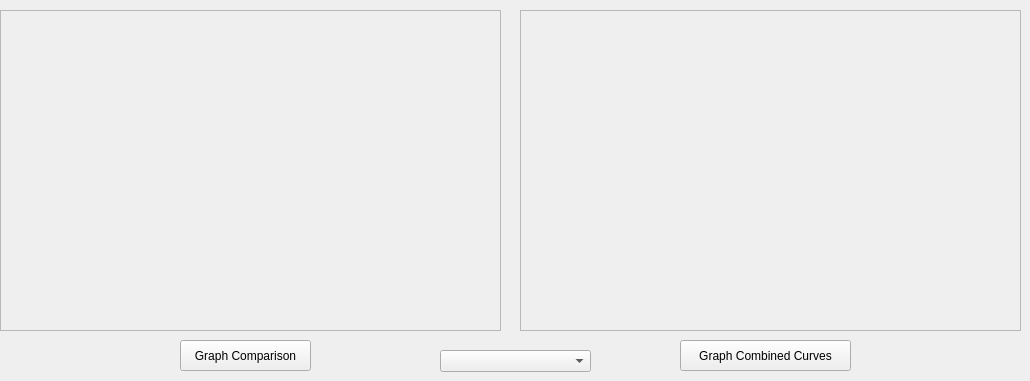
        <widget class="QWidget" name="Comparison_Combination">
         <attribute name="title">
          <string>Comparison and Combination</string>
         </attribute>
         <widget class="QPushButton" name="comparison_button">
          <property name="geometry">
           <rect>
            <x>180</x>
            <y>340</y>
            <width>131</width>
            <height>31</height>
           </rect>
          </property>
          <property name="text">
           <string>Graph Comparison</string>
          </property>
         </widget>
         <widget class="QPushButton" name="combined_curve_button">
          <property name="geometry">
           <rect>
            <x>680</x>
            <y>340</y>
            <width>171</width>
            <height>31</height>
           </rect>
          </property>
          <property name="text">
           <string>Graph Combined Curves</string>
          </property>
         </widget>
         <widget class="QFrame" name="frame_comparison">
          <property name="geometry">
           <rect>
            <x>0</x>
            <y>10</y>
            <width>501</width>
            <height>321</height>
           </rect>
          </property>
          <property name="frameShape">
           <enum>QFrame::StyledPanel</enum>
          </property>
          <property name="frameShadow">
           <enum>QFrame::Raised</enum>
          </property>
          <widget class="QWidget" name="verticalLayoutWidget_5">
           <property name="geometry">
            <rect>
             <x>0</x>
             <y>0</y>
             <width>501</width>
             <height>321</height>
            </rect>
           </property>
           <layout class="QVBoxLayout" name="graph_comparison"/>
          </widget>
         </widget>
         <widget class="QFrame" name="frame_combine_curve">
          <property name="geometry">
           <rect>
            <x>520</x>
            <y>10</y>
            <width>501</width>
            <height>321</height>
           </rect>
          </property>
          <property name="frameShape">
           <enum>QFrame::StyledPanel</enum>
          </property>
          <property name="frameShadow">
           <enum>QFrame::Raised</enum>
          </property>
          <widget class="QWidget" name="verticalLayoutWidget_6">
           <property name="geometry">
            <rect>
             <x>0</x>
             <y>0</y>
             <width>501</width>
             <height>321</height>
            </rect>
           </property>
           <layout class="QVBoxLayout" name="graph_combine_curve"/>
          </widget>
         </widget>
         <widget class="QComboBox" name="ComparisonType">
          <property name="geometry">
           <rect>
            <x>440</x>
            <y>350</y>
            <width>151</width>
            <height>22</height>
           </rect>
          </property>
         </widget>
        </widget>
